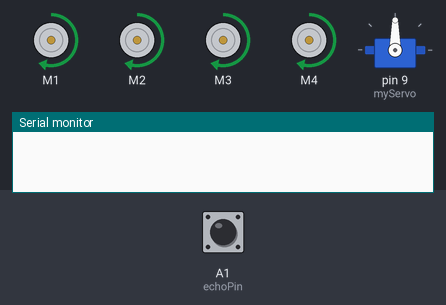
This sketch was run on a simulated Arduino Uno, built with avr-gcc and run on an emulated ATmega328P. Parts: 4 × DC motor (green arrow = forward, orange = backward, longer = faster), servo, the last lines printed to the serial monitor. The inputs (shaded band) are chosen by the test bench; at power-on: A1 (echoPin) LOW.

Above: at 0.1 s.
At 1.2 s:
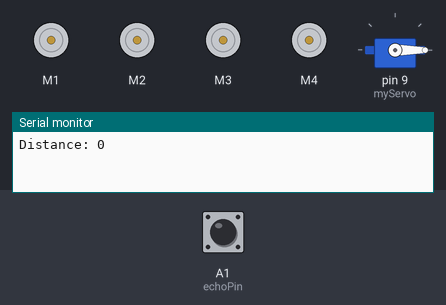
1.3 s: A1 (echoPin) pulsed HIGH 2 times (0.12 s each, 0.3 s apart)
At 2.1 s:
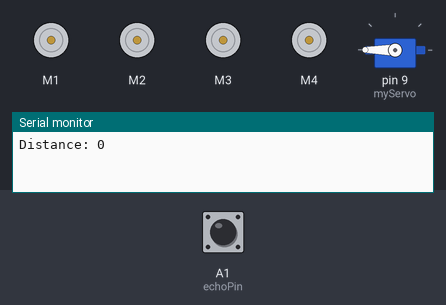
Timing chart, 0 to 13.9 s (numbered marks = the images above; inputs shaded):
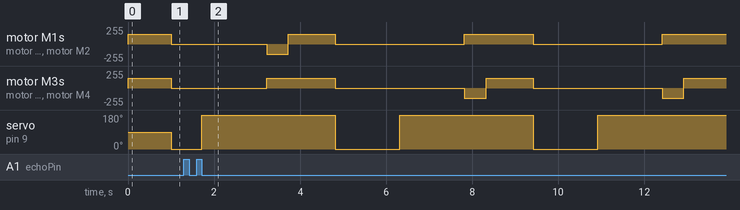

The sketch:

obscar.ino
```cpp
#include <Servo.h>
#include <AFMotor.h>

// Motor connections
AF_DCMotor motor1(1);  // M1
AF_DCMotor motor2(2);  // M2
AF_DCMotor motor3(3);  // M3
AF_DCMotor motor4(4);  // M4

// Servo connection
Servo myServo;

// Ultrasonic sensor pins
const int trigPin = A0;
const int echoPin = A1;

// Variables
long duration;
int distance;
int leftDistance;
int rightDistance;

void setup() {
  Serial.begin(9600);

  // Initialize motor speed
  motor1.setSpeed(150);
  motor2.setSpeed(150);
  motor3.setSpeed(150);
  motor4.setSpeed(150);

  // Attach servo to pin 9
  myServo.attach(9);

  // Move servo to the center position
  myServo.write(90);

  // Start moving forward
  moveForward();
}

void loop() {
  // Continuously scan forward for obstacles
  scanObstacle();

  if (distance < 10) {
    // Stop the car if obstacle detected
    stopCar();

    // Check left and right distances
    myServo.write(0);  // Look left
    delay(500);
    leftDistance = getDistance();

    myServo.write(180);  // Look right
    delay(500);
    rightDistance = getDistance();

    // Decide the direction based on more space
    if (leftDistance > rightDistance) {
      turnLeft();
    } else {
      turnRight();
    }

    // Move forward after turning
    moveForward();
  } else {
    // Keep moving forward if no obstacle
    moveForward();
  }

  delay(100);  // Short delay to prevent overloading the loop
}

void scanObstacle() {
  // Trigger the ultrasonic sensor
  digitalWrite(trigPin, LOW);
  delayMicroseconds(2);
  digitalWrite(trigPin, HIGH);
  delayMicroseconds(10);
  digitalWrite(trigPin, LOW);

  // Read the echo pin
  duration = pulseIn(echoPin, HIGH);

  // Calculate distance in cm
  distance = duration * 0.034 / 2;

  Serial.print("Distance: ");
  Serial.println(distance);
}

int getDistance() {
  // Trigger the ultrasonic sensor
  digitalWrite(trigPin, LOW);
  delayMicroseconds(2);
  digitalWrite(trigPin, HIGH);
  delayMicroseconds(10);
  digitalWrite(trigPin, LOW);

  // Read the echo pin
  duration = pulseIn(echoPin, HIGH);

  // Calculate distance in cm
  return duration * 0.034 / 2;
}

void moveForward() {
  motor1.run(FORWARD);
  motor2.run(FORWARD);
  motor3.run(FORWARD);
  motor4.run(FORWARD);
}

void stopCar() {
  motor1.run(RELEASE);
  motor2.run(RELEASE);
  motor3.run(RELEASE);
  motor4.run(RELEASE);
}

void turnLeft() {
  motor1.run(BACKWARD);
  motor2.run(BACKWARD);
  motor3.run(FORWARD);
  motor4.run(FORWARD);
  delay(500);
}

void turnRight() {
  motor1.run(FORWARD);
  motor2.run(FORWARD);
  motor3.run(BACKWARD);
  motor4.run(BACKWARD);
  delay(500);
}
```

Measured:
- by itself, servo on pin 9 (myServo): alternates 180° for 3.1 s and 0° for 1.5 s
